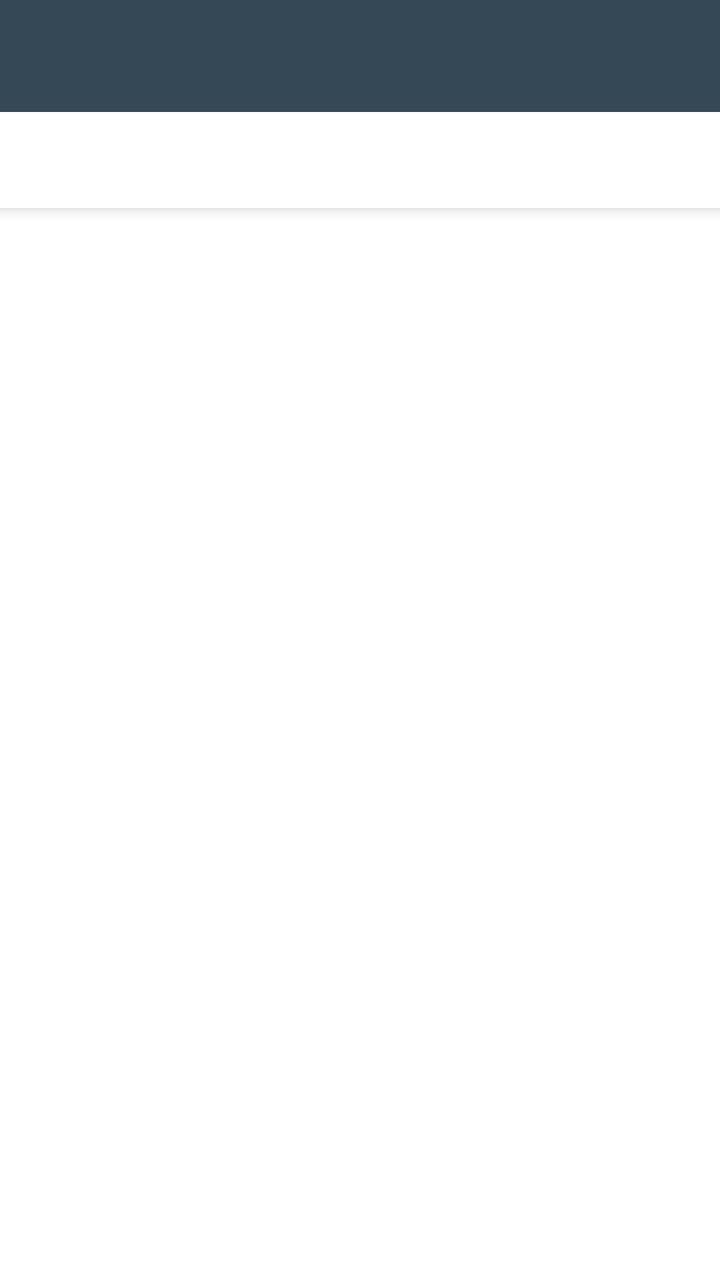
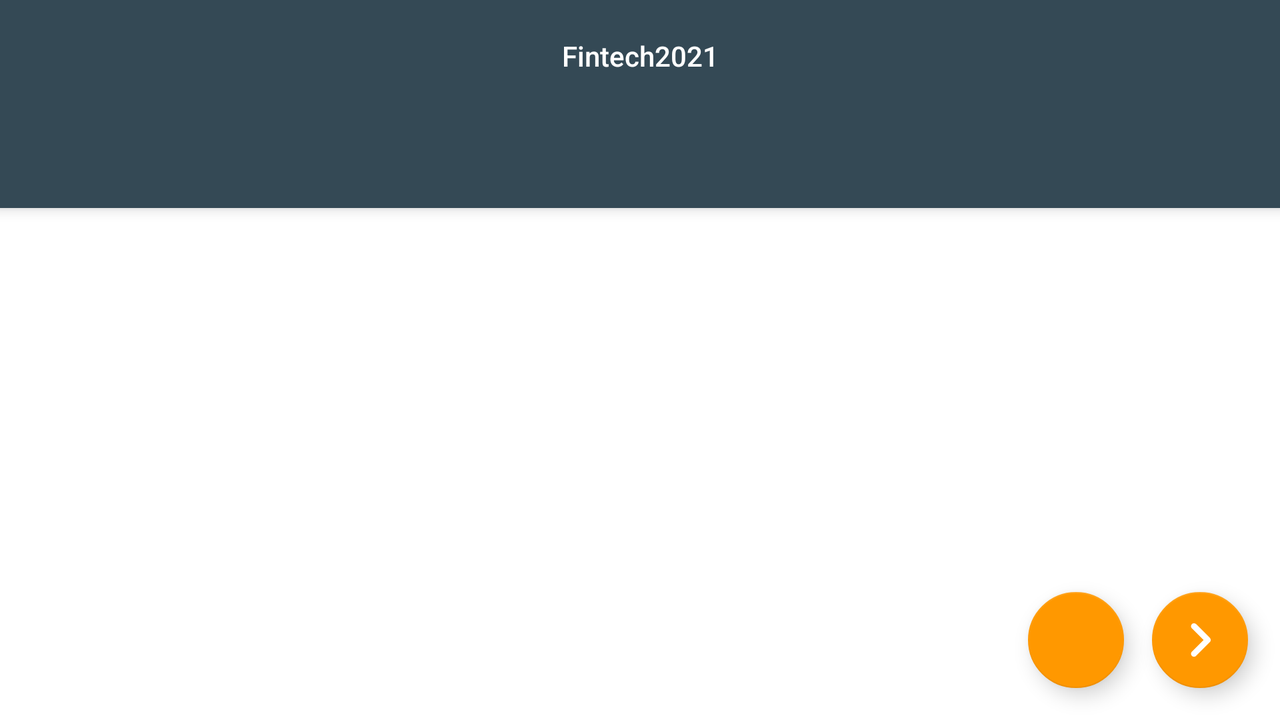

One screen, two layout resources from the same app: the default and the author's alternative for another configuration. Each is rendered where Android would select it; the XML of both is given below.
<!-- AndroidManifest.xml: activity theme Theme.Fintech2021.NoActionBar -->
<!-- res/layout/activity_main.xml -->
<?xml version="1.0" encoding="utf-8"?>
<androidx.coordinatorlayout.widget.CoordinatorLayout xmlns:android="http://schemas.android.com/apk/res/android"
    xmlns:app="http://schemas.android.com/apk/res-auto"
    xmlns:tools="http://schemas.android.com/tools"
    android:layout_width="match_parent"
    android:layout_height="match_parent"
    tools:context=".ui.activity_main.MainActivity">

    <com.google.android.material.appbar.AppBarLayout
        android:layout_width="match_parent"
        android:layout_height="wrap_content">

        <androidx.appcompat.widget.Toolbar
            android:id="@+id/toolbar"
            android:layout_width="match_parent"
            android:layout_height="wrap_content"
            app:popupTheme="@style/Theme.ProgGifs.PopupMenu" />

        <com.google.android.material.tabs.TabLayout
            android:id="@+id/tabs"
            style="@style/Theme.ProgGifs.TabLayout"
            android:layout_width="match_parent"
            android:layout_height="wrap_content" />

    </com.google.android.material.appbar.AppBarLayout>

    <androidx.viewpager2.widget.ViewPager2
        android:id="@+id/view_pager"
        android:layout_width="match_parent"
        android:layout_height="match_parent"
        app:layout_behavior="@string/appbar_scrolling_view_behavior" />
</androidx.coordinatorlayout.widget.CoordinatorLayout>
<!-- resources referenced by this layout -->
<resources>
  <style name="Theme.Fintech2021.NoActionBar">
          <item name="windowActionBar">false</item>
          <item name="windowNoTitle">true</item>
      </style>
</resources>
<!-- res/layout-land/activity_main.xml (the author's variant of the layout above) -->
<!-- drawn on the phone turned sideways -->
<?xml version="1.0" encoding="utf-8"?>
<androidx.coordinatorlayout.widget.CoordinatorLayout xmlns:android="http://schemas.android.com/apk/res/android"
    xmlns:app="http://schemas.android.com/apk/res-auto"
    xmlns:tools="http://schemas.android.com/tools"
    android:layout_width="match_parent"
    android:layout_height="match_parent"
    tools:context=".MainActivity">

    <com.google.android.material.appbar.AppBarLayout
        android:layout_width="match_parent"
        android:layout_height="wrap_content">

        <TextView
            android:id="@+id/title"
            android:layout_width="match_parent"
            android:layout_height="wrap_content"
            android:gravity="center"
            android:minHeight="?actionBarSize"
            android:padding="@dimen/appbar_padding"
            android:text="@string/app_name"
            android:textAppearance="@style/TextAppearance.Widget.AppCompat.Toolbar.Title" />

        <com.google.android.material.tabs.TabLayout
            android:id="@+id/tabs"
            style="@style/Theme.Fintech2021.TabLayout"
            android:layout_width="match_parent"
            android:layout_height="wrap_content" />

    </com.google.android.material.appbar.AppBarLayout>

    <androidx.viewpager2.widget.ViewPager2
        android:id="@+id/view_pager"
        android:layout_width="match_parent"
        android:layout_height="match_parent"
        app:layout_behavior="@string/appbar_scrolling_view_behavior" />

    <com.google.android.material.floatingactionbutton.FloatingActionButton
        android:id="@+id/fab_left"
        style="@style/Theme.Fintech2021.FloatingButton"
        android:layout_width="wrap_content"
        android:layout_height="wrap_content"
        android:layout_gravity="bottom|end"
        android:layout_marginVertical="@dimen/fab_margin"
        android:layout_marginEnd="@dimen/fab_land_left_margin_end"
        app:srcCompat="@drawable/ic_arrow_left" />

    <com.google.android.material.floatingactionbutton.FloatingActionButton
        android:id="@+id/fab_right"
        style="@style/Theme.Fintech2021.FloatingButton"
        android:layout_width="wrap_content"
        android:layout_height="wrap_content"
        android:layout_gravity="bottom|end"
        android:layout_margin="@dimen/fab_margin"
        app:srcCompat="@drawable/ic_arrow_right" />
</androidx.coordinatorlayout.widget.CoordinatorLayout>
<!-- resources referenced by the variant -->
<!-- as the phone turned sideways resolves them -->
<resources>
  <dimen name="appbar_padding">16dp</dimen>
  <dimen name="fab_land_left_margin_end">78dp</dimen>
  <dimen name="fab_margin">16dp</dimen>
  <!-- drawable ic_arrow_right (drawable) -->
  <vector android:height="48dp" android:tint="?attr/colorControlNormal"
      android:viewportHeight="24" android:viewportWidth="24"
      android:width="48dp" xmlns:android="http://schemas.android.com/apk/res/android">
      <path android:fillColor="@android:color/white" android:pathData="M9.29,6.71c-0.39,0.39 -0.39,1.02 0,1.41L13.17,12l-3.88,3.88c-0.39,0.39 -0.39,1.02 0,1.41 0.39,0.39 1.02,0.39 1.41,0l4.59,-4.59c0.39,-0.39 0.39,-1.02 0,-1.41L10.7,6.7c-0.38,-0.38 -1.02,-0.38 -1.41,0.01z"/>
  </vector>
  <string name="app_name">Fintech2021</string>
  <style name="Theme.Fintech2021.FloatingButton" parent="Widget.MaterialComponents.FloatingActionButton">
          <item name="tint">@color/iconColor</item>
          <item name="fabCustomSize">48dp</item>
          <item name="maxImageSize">36dp</item>
      </style>
  <style name="Theme.Fintech2021.TabLayout" parent="Widget.Design.TabLayout">
          <item name="tabIndicatorColor">@color/secondaryColor</item>
          <item name="tabIndicatorHeight">4dp</item>
          <item name="tabSelectedTextColor">@color/secondaryColor</item>
      </style>
  <style name="Theme.Fintech2021.NoActionBar">
          <item name="windowActionBar">false</item>
          <item name="windowNoTitle">true</item>
      </style>
  <color name="iconColor">#FFFFFF</color>
  <color name="secondaryColor">#ff9800</color>
</resources>
